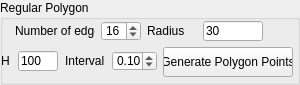
  <widget class="QGroupBox" name="groupBox_4">
   <property name="geometry">
    <rect>
     <x>30</x>
     <y>747</y>
     <width>300</width>
     <height>85</height>
    </rect>
   </property>
   <property name="minimumSize">
    <size>
     <width>300</width>
     <height>85</height>
    </size>
   </property>
   <property name="maximumSize">
    <size>
     <width>300</width>
     <height>85</height>
    </size>
   </property>
   <property name="title">
    <string>Regular Polygon </string>
   </property>
   <widget class="QPushButton" name="pushButtonPolygonPoints">
    <property name="geometry">
     <rect>
      <x>163</x>
      <y>47</y>
      <width>130</width>
      <height>30</height>
     </rect>
    </property>
    <property name="minimumSize">
     <size>
      <width>130</width>
      <height>30</height>
     </size>
    </property>
    <property name="text">
     <string>Generate Polygon Points</string>
    </property>
   </widget>
   <widget class="QWidget" name="layoutWidget">
    <property name="geometry">
     <rect>
      <x>15</x>
      <y>20</y>
      <width>250</width>
      <height>22</height>
     </rect>
    </property>
    <layout class="QHBoxLayout" name="horizontalLayout_3">
     <item>
      <widget class="QLabel" name="labelThickNess_33">
       <property name="minimumSize">
        <size>
         <width>80</width>
         <height>20</height>
        </size>
       </property>
       <property name="maximumSize">
        <size>
         <width>80</width>
         <height>20</height>
        </size>
       </property>
       <property name="statusTip">
        <string/>
       </property>
       <property name="text">
        <string>Number of edges</string>
       </property>
      </widget>
     </item>
     <item>
      <widget class="QSpinBox" name="spinBoxPolygonNumber">
       <property name="minimumSize">
        <size>
         <width>40</width>
         <height>20</height>
        </size>
       </property>
       <property name="maximumSize">
        <size>
         <width>40</width>
         <height>20</height>
        </size>
       </property>
       <property name="singleStep">
        <number>2</number>
       </property>
       <property name="value">
        <number>16</number>
       </property>
      </widget>
     </item>
     <item>
      <widget class="QLabel" name="labelThickNess_34">
       <property name="minimumSize">
        <size>
         <width>50</width>
         <height>20</height>
        </size>
       </property>
       <property name="maximumSize">
        <size>
         <width>50</width>
         <height>20</height>
        </size>
       </property>
       <property name="statusTip">
        <string/>
       </property>
       <property name="text">
        <string>Radius</string>
       </property>
      </widget>
     </item>
     <item>
      <widget class="QLineEdit" name="lineEditPolygonRadius">
       <property name="minimumSize">
        <size>
         <width>60</width>
         <height>20</height>
        </size>
       </property>
       <property name="maximumSize">
        <size>
         <width>60</width>
         <height>20</height>
        </size>
       </property>
       <property name="text">
        <string>30</string>
       </property>
       <property name="readOnly">
        <bool>false</bool>
       </property>
      </widget>
     </item>
    </layout>
   </widget>
   <widget class="QWidget" name="layoutWidget">
    <property name="geometry">
     <rect>
      <x>0</x>
      <y>50</y>
      <width>161</width>
      <height>22</height>
     </rect>
    </property>
    <layout class="QHBoxLayout" name="horizontalLayout_4">
     <item>
      <widget class="QLabel" name="labelThickNess_35">
       <property name="minimumSize">
        <size>
         <width>10</width>
         <height>20</height>
        </size>
       </property>
       <property name="maximumSize">
        <size>
         <width>10</width>
         <height>20</height>
        </size>
       </property>
       <property name="statusTip">
        <string/>
       </property>
       <property name="text">
        <string>H </string>
       </property>
      </widget>
     </item>
     <item>
      <widget class="QLineEdit" name="lineEditPolygonH">
       <property name="minimumSize">
        <size>
         <width>40</width>
         <height>20</height>
        </size>
       </property>
       <property name="maximumSize">
        <size>
         <width>40</width>
         <height>20</height>
        </size>
       </property>
       <property name="text">
        <string>100</string>
       </property>
       <property name="readOnly">
        <bool>false</bool>
       </property>
      </widget>
     </item>
     <item>
      <widget class="QLabel" name="labelThickNess_36">
       <property name="minimumSize">
        <size>
         <width>40</width>
         <height>20</height>
        </size>
       </property>
       <property name="maximumSize">
        <size>
         <width>40</width>
         <height>20</height>
        </size>
       </property>
       <property name="statusTip">
        <string/>
       </property>
       <property name="text">
        <string>Interval</string>
       </property>
      </widget>
     </item>
     <item>
      <widget class="QDoubleSpinBox" name="doubleSpinBoxHIntervalPolygon">
       <property name="minimumSize">
        <size>
         <width>45</width>
         <height>20</height>
        </size>
       </property>
       <property name="maximumSize">
        <size>
         <width>45</width>
         <height>19</height>
        </size>
       </property>
       <property name="singleStep">
        <double>0.100000000000000</double>
       </property>
       <property name="value">
        <double>0.100000000000000</double>
       </property>
      </widget>
     </item>
    </layout>
   </widget>
  </widget>
